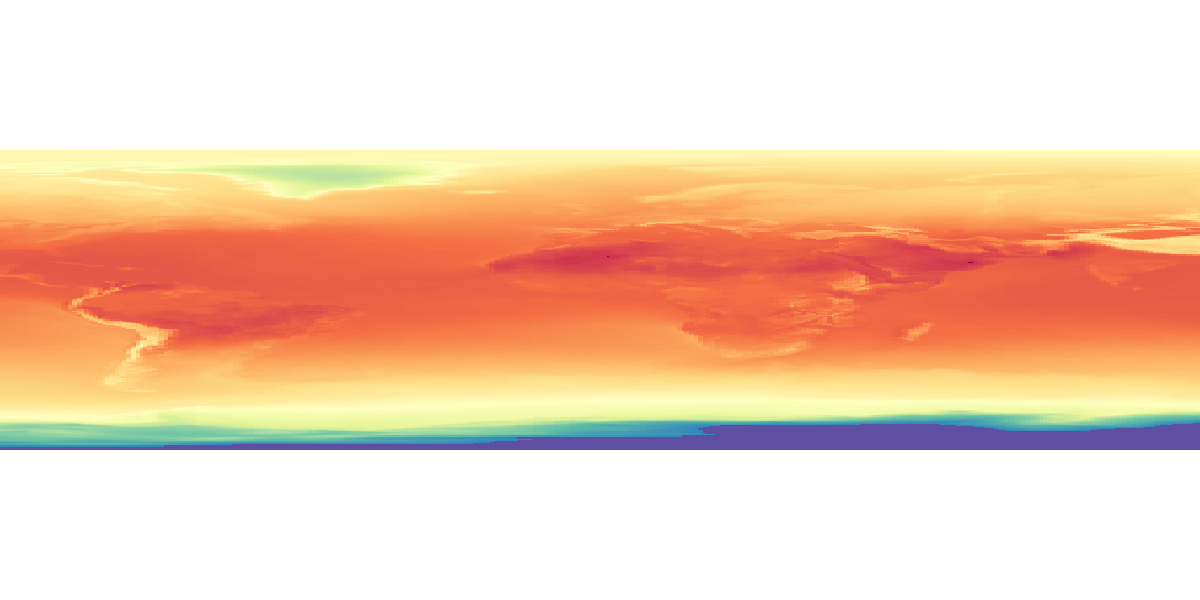
#> input picture data/ghg_map.png, 1200 x 600 px, found by its file name
$ python preprocessing.py
#> lines starting #> are read from the running program, lines starting #| are printed output that depends on the picture
import numpy as np
import pandas as pd
from PIL import Image
import logging
import os

# Configure logging for debugging
logging.basicConfig(level=logging.DEBUG, format='%(asctime)s %(levelname)s: %(message)s')

def preprocess_data(image_path='data/ghg_map.png', save_path='data/preprocessed_data.npy'):
#> called with image_path = 'data/ghg_map.png', save_path = 'data/preprocessed_data.npy'
    try:
        logging.info("Starting data preprocessing...")

        if not os.path.isfile(image_path):
            raise FileNotFoundError(f"The image file {image_path} does not exist.")

        image = Image.open(image_path)
#> image is the input picture: PIL image 1200x600 RGBA; mean R, G, B, A 115.7, 80.8, 56.2, 127.5
        logging.info(f"Image {image_path} loaded successfully.")

        # Example processing step: convert to grayscale
        image = image.convert('L')
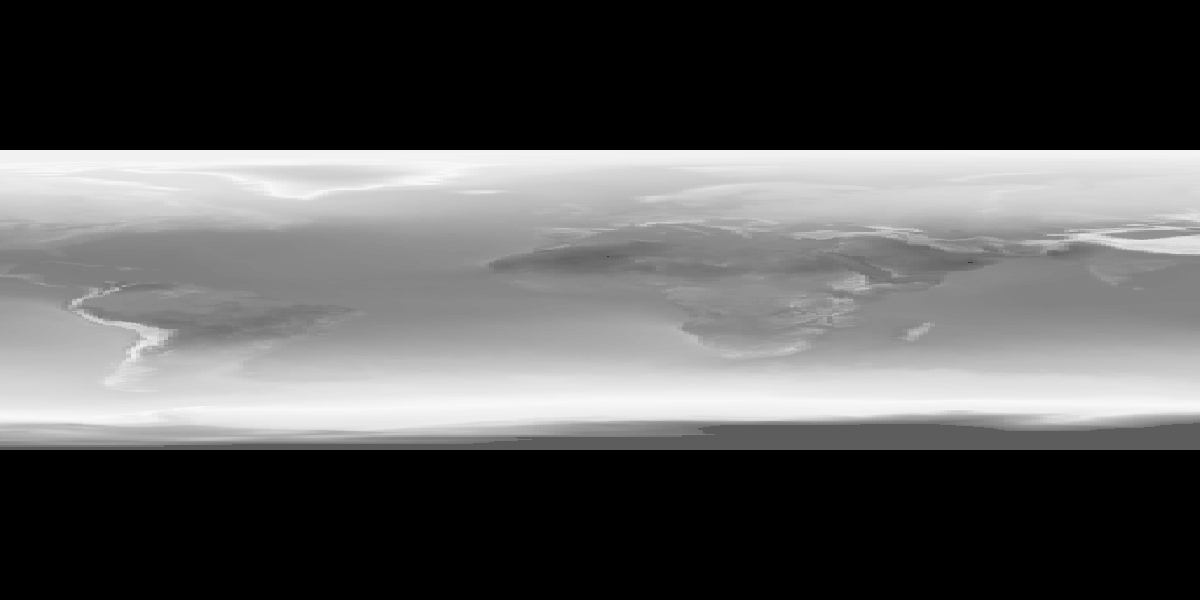
#> image: PIL image 1200x600 L; min 0, max 248, mean 88.5
        image_data = np.array(image)

        data = {
            'region': ['Region A', 'Region B', 'Region C', 'Region D'],
            'current_emissions': [150, 300, 100, 200],
            'land_use': ['forest', 'urban', 'agriculture', 'forest'],
            'population_density': [50, 200, 100, 150],
            'temperature': [15, 20, 25, 18],
            'sequestration_potential': [120, 10, 80, 110],
            'latitude': [20.1, 20.2, 20.3, 20.4],
            'longitude': [0.1, 0.2, 0.3, 0.4]
        }

        df = pd.DataFrame(data)
        logging.debug("Dataframe created successfully.")

        # Create target variable (future emissions prediction)
        df['future_emissions'] = df['current_emissions'] * 0.95
        df['land_use_numeric'] = df['land_use'].map({'forest': 3, 'agriculture': 2, 'urban': 1})

        X = df[['current_emissions', 'population_density', 'temperature', 'sequestration_potential', 'land_use_numeric']]
        y = df['future_emissions']

        np.save(save_path, {'X_train': X.values, 'y_train': y.values})
        logging.info(f"Preprocessed data saved to {save_path}.")

        return df
    except Exception as e:
        logging.error(f"Error in data preprocessing: {e}")
        return None

if __name__ == "__main__":
    df = preprocess_data()
    if df is not None:
        logging.debug(f"Preprocessed data: \n{df.head()}")
    else:
        logging.error("Failed to preprocess data.")
